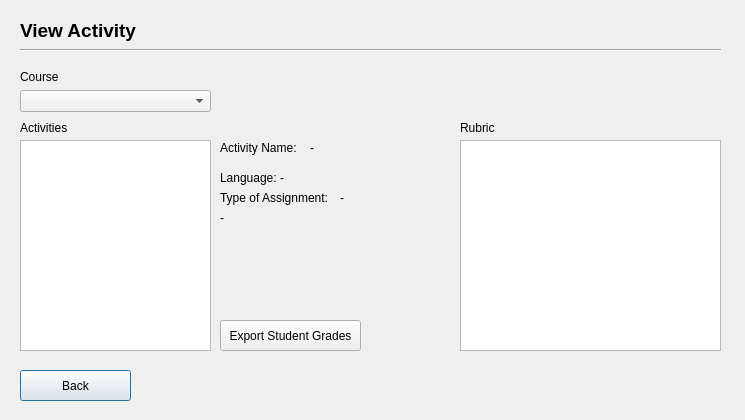
<?xml version="1.0" encoding="UTF-8"?>
<ui version="4.0">
 <class>viewActivityAllCourses</class>
 <widget class="QDialog" name="viewActivityAllCourses">
  <property name="geometry">
   <rect>
    <x>0</x>
    <y>0</y>
    <width>745</width>
    <height>420</height>
   </rect>
  </property>
  <property name="windowTitle">
   <string>Dialog</string>
  </property>
  <widget class="QTableView" name="tableView">
   <property name="geometry">
    <rect>
     <x>20</x>
     <y>140</y>
     <width>191</width>
     <height>211</height>
    </rect>
   </property>
   <property name="showGrid">
    <bool>true</bool>
   </property>
  </widget>
  <widget class="QPushButton" name="pushButton_Back">
   <property name="geometry">
    <rect>
     <x>20</x>
     <y>370</y>
     <width>111</width>
     <height>31</height>
    </rect>
   </property>
   <property name="text">
    <string>Back</string>
   </property>
  </widget>
  <widget class="QComboBox" name="comboBox">
   <property name="geometry">
    <rect>
     <x>20</x>
     <y>90</y>
     <width>191</width>
     <height>22</height>
    </rect>
   </property>
  </widget>
  <widget class="QLabel" name="label">
   <property name="geometry">
    <rect>
     <x>20</x>
     <y>120</y>
     <width>131</width>
     <height>16</height>
    </rect>
   </property>
   <property name="text">
    <string>Activities</string>
   </property>
  </widget>
  <widget class="QLabel" name="label_2">
   <property name="geometry">
    <rect>
     <x>20</x>
     <y>70</y>
     <width>46</width>
     <height>13</height>
    </rect>
   </property>
   <property name="text">
    <string>Course</string>
   </property>
  </widget>
  <widget class="QLabel" name="label_title">
   <property name="geometry">
    <rect>
     <x>20</x>
     <y>10</y>
     <width>201</width>
     <height>41</height>
    </rect>
   </property>
   <property name="text">
    <string>&lt;html&gt;&lt;head/&gt;&lt;body&gt;&lt;p&gt;&lt;span style=&quot; font-size:14pt; font-weight:600;&quot;&gt;View Activity&lt;/span&gt;&lt;/p&gt;&lt;/body&gt;&lt;/html&gt;</string>
   </property>
  </widget>
  <widget class="Line" name="line">
   <property name="geometry">
    <rect>
     <x>20</x>
     <y>40</y>
     <width>701</width>
     <height>20</height>
    </rect>
   </property>
   <property name="orientation">
    <enum>Qt::Horizontal</enum>
   </property>
  </widget>
  <widget class="QLabel" name="label_language">
   <property name="geometry">
    <rect>
     <x>280</x>
     <y>170</y>
     <width>111</width>
     <height>16</height>
    </rect>
   </property>
   <property name="text">
    <string>-</string>
   </property>
  </widget>
  <widget class="QLabel" name="label_type">
   <property name="geometry">
    <rect>
     <x>340</x>
     <y>190</y>
     <width>111</width>
     <height>16</height>
    </rect>
   </property>
   <property name="text">
    <string>-</string>
   </property>
  </widget>
  <widget class="QLabel" name="label_6">
   <property name="geometry">
    <rect>
     <x>220</x>
     <y>170</y>
     <width>81</width>
     <height>16</height>
    </rect>
   </property>
   <property name="text">
    <string>Language:</string>
   </property>
  </widget>
  <widget class="QLabel" name="label_7">
   <property name="geometry">
    <rect>
     <x>220</x>
     <y>190</y>
     <width>121</width>
     <height>16</height>
    </rect>
   </property>
   <property name="text">
    <string>Type of Assignment:</string>
   </property>
  </widget>
  <widget class="QLabel" name="label_3">
   <property name="geometry">
    <rect>
     <x>220</x>
     <y>140</y>
     <width>91</width>
     <height>16</height>
    </rect>
   </property>
   <property name="text">
    <string>Activity Name:</string>
   </property>
  </widget>
  <widget class="QLabel" name="label_activityname">
   <property name="geometry">
    <rect>
     <x>310</x>
     <y>140</y>
     <width>161</width>
     <height>16</height>
    </rect>
   </property>
   <property name="text">
    <string>-</string>
   </property>
  </widget>
  <widget class="QTableView" name="tableView_2">
   <property name="geometry">
    <rect>
     <x>460</x>
     <y>140</y>
     <width>261</width>
     <height>211</height>
    </rect>
   </property>
  </widget>
  <widget class="QLabel" name="label_4">
   <property name="geometry">
    <rect>
     <x>460</x>
     <y>120</y>
     <width>53</width>
     <height>16</height>
    </rect>
   </property>
   <property name="text">
    <string>Rubric</string>
   </property>
  </widget>
  <widget class="QLabel" name="label_group">
   <property name="geometry">
    <rect>
     <x>220</x>
     <y>210</y>
     <width>141</width>
     <height>16</height>
    </rect>
   </property>
   <property name="text">
    <string>-</string>
   </property>
  </widget>
  <widget class="QPushButton" name="pushButton_export">
   <property name="geometry">
    <rect>
     <x>220</x>
     <y>320</y>
     <width>141</width>
     <height>31</height>
    </rect>
   </property>
   <property name="text">
    <string>Export Student Grades</string>
   </property>
  </widget>
 </widget>
 <resources/>
 <connections/>
</ui>
